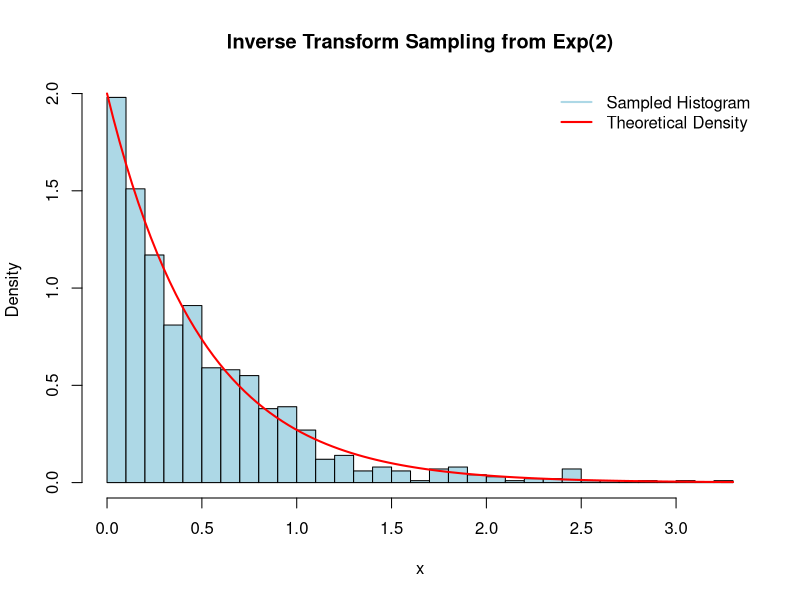

The R script that drew this image:
# Set the rate parameter
lambda <- 2

# --- Generate one sample using inverse transform sampling ---
u_single <- runif(1)
x_single <- -log(1 - u_single) / lambda

cat("Single uniform sample u:", u_single, "\n")
cat("Single exponential sample x:", x_single, "\n\n")

# --- Generate multiple samples ---
n <- 1000
u <- runif(n)
x <- -log(1 - u) / lambda  # Inverse CDF transformation

# --- Plot histogram with theoretical density ---
hist(x, breaks = 40, probability = TRUE, col = "lightblue",
     main = "Inverse Transform Sampling from Exp(2)",
     xlab = "x")

# Overlay the theoretical density function
curve(dexp(x, rate = lambda), col = "red", lwd = 2, add = TRUE)

# Add legend
legend("topright", legend = c("Sampled Histogram", "Theoretical Density"),
       col = c("lightblue", "red"), lwd = 2, bty = "n")
